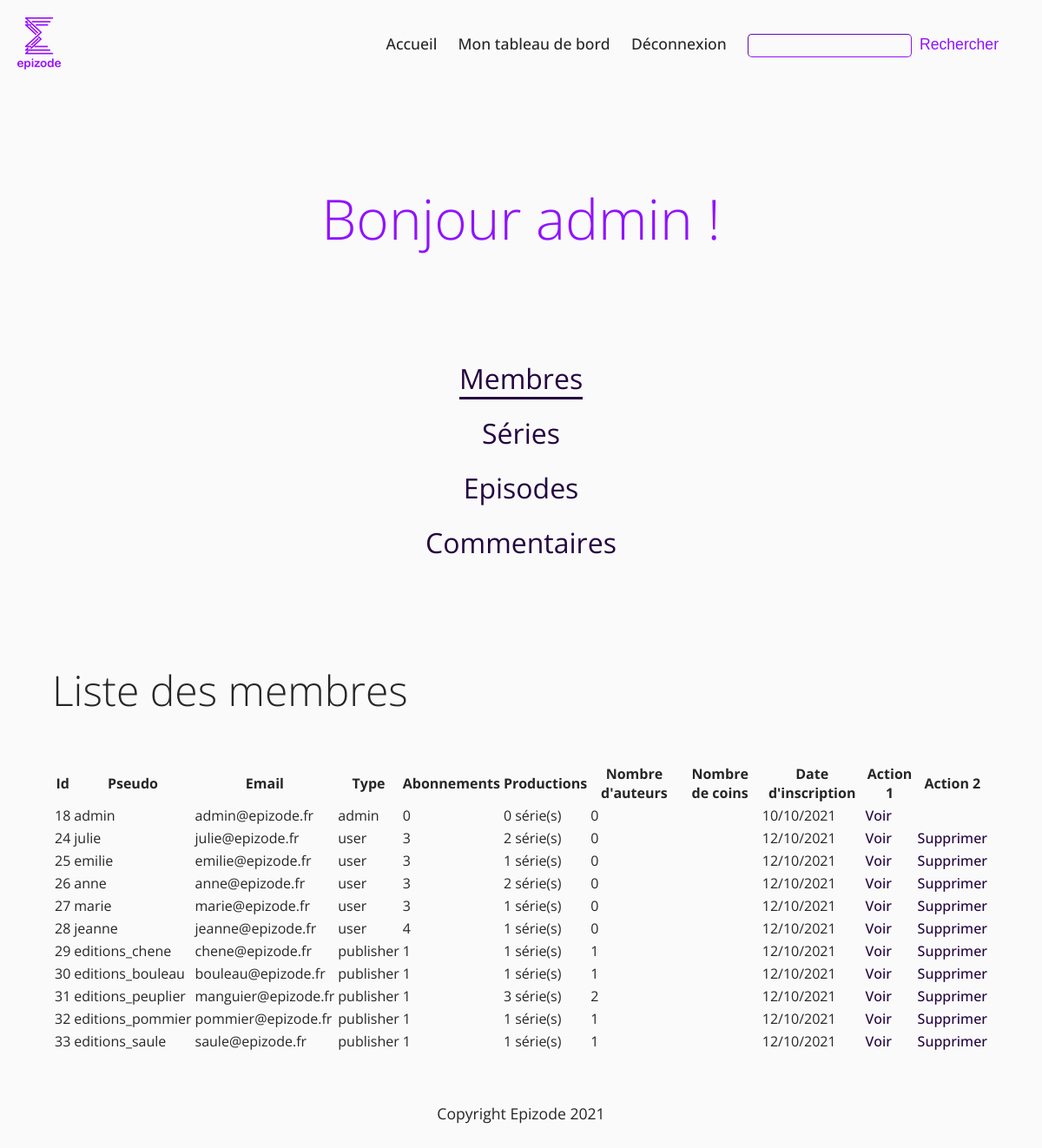
Before: /index.php?action=admin (signed in) with the older database file.
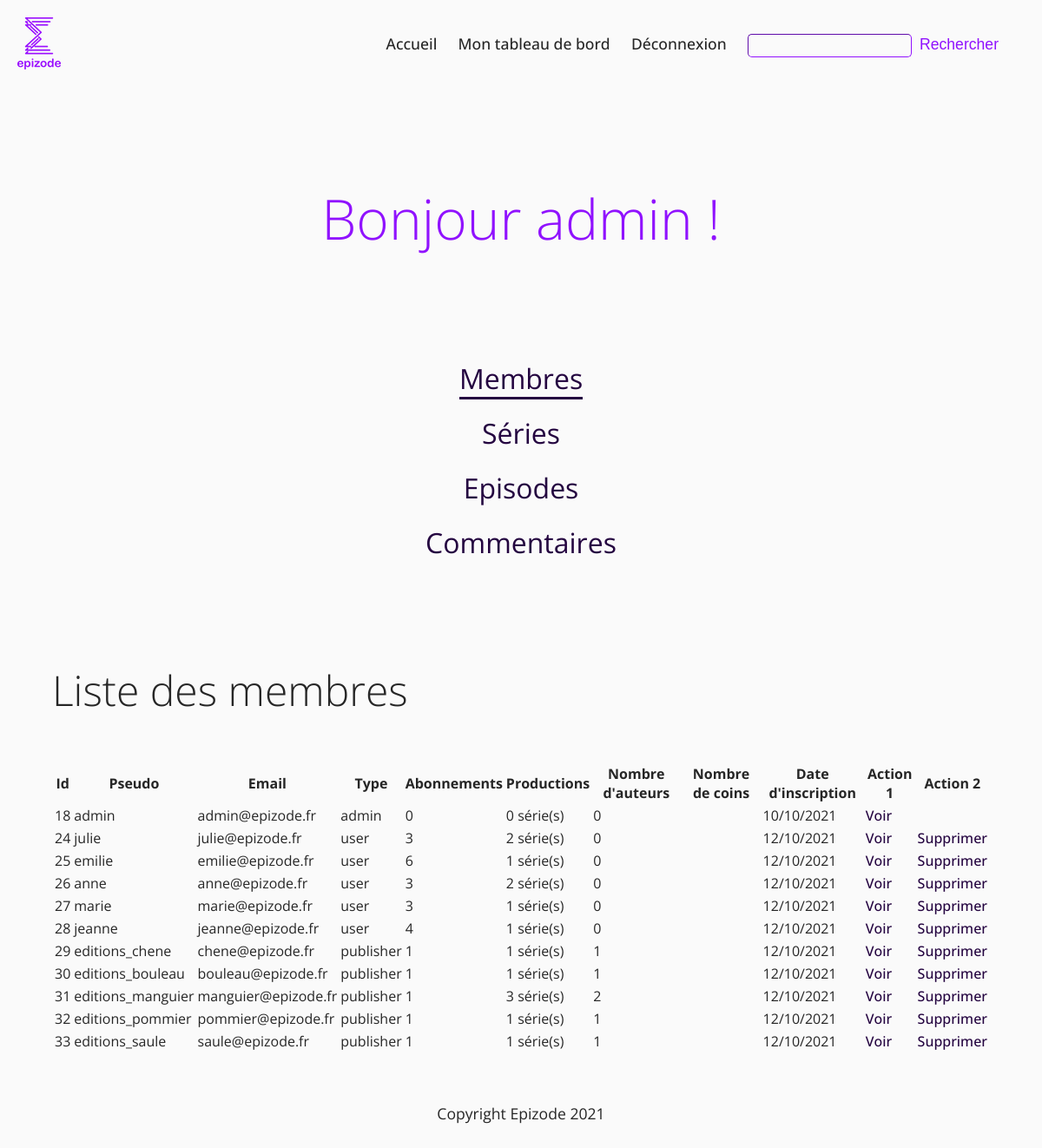
After: the same page with the newer database file.
### tables this page shows
CREATE TABLE `members` (
  `id` int(11) NOT NULL,
  `pseudo` varchar(255) NOT NULL,
  `email` varchar(255) NOT NULL,
  `password` varchar(255) NOT NULL,
  `type` enum('admin','publisher','user') NOT NULL DEFAULT 'user',
  `date_subscription` datetime NOT NULL DEFAULT CURRENT_TIMESTAMP,
  `description` longtext,
  `coins_number` int(11) DEFAULT NULL,
  `gender` enum('male','female') DEFAULT NULL,
  `surname` varchar(45) DEFAULT NULL,
  `name` varchar(45) DEFAULT NULL,
  `company_name` varchar(200) DEFAULT NULL,
  `address` longtext,
  `zipcode` varchar(20) DEFAULT NULL,
  `city` varchar(45) DEFAULT NULL,
  `country` varchar(45) DEFAULT NULL,
  `birthdate` datetime DEFAULT NULL,
  `id_avatar` int(11) DEFAULT '1',
  `id_logo` int(11) DEFAULT '9',
  `confirmation` enum('waiting','confirmed') NOT NULL DEFAULT 'confirmed',
  `token` varchar(255) DEFAULT NULL
);

### src/Controller/MembersController.php (called while the page is built, shortened)
<?php
require_once('src/Model/MembersManager.php');
class MembersController {
	public function displayAdmin()
	{
		$membersManager = new MembersManager();
		$userData = $membersManager->getMemberData($_SESSION['idmember']);
		$usersData = $membersManager->getMembersProfileData();
		require('./src/View/backend/displayAdminView.php');
	}
}

### src/Model/MembersManager.php (called while the page is built, shortened)
<?php
class MembersManager extends Manager
{
    public function getMemberData($idmember)
	{
		$db = $this->dbConnect();
		$req = $db->prepare('SELECT m.id AS "id", ia.url AS "avatar", ia.alt AS "altavatar", il.url AS "logo", il.alt AS "altlogo", l.name AS "name", m.pseudo AS "pseudo", m.description AS "description", m.type as "type", COUNT(DISTINCT has.id_series) AS "numberSubscriptions", COUNT(DISTINCT s.id) AS "numberWritings", COUNT(DISTINCT s.publisher_author) AS "numberAuthors", m.date_subscription AS "subscriptionDate" FROM members m LEFT JOIN avatars a ON a.id = m.id_avatar LEFT JOIN images ia ON ia.id = a.id_avatar LEFT JOIN logos l ON l.id = m.id_logo LEFT JOIN images il ON il.id = l.id_logo LEFT JOIN series s ON s.id_member = m.id LEFT JOIN series_has_members_subscription has ON has.id_member = m.id WHERE m.id= ?');
		$req->execute(array($idmember));
	    $userData = $req->fetch();
	    return $userData;
	}
	public function getMembersProfileData()
	{
		$db = $this->dbConnect();
		$req = $db->query('SELECT m.id AS "id", m.pseudo AS "pseudo", m.email AS "email", m.type as "type", COUNT(DISTINCT has.id_series) AS "numberSubscriptions", COUNT(DISTINCT s.id) AS "numberWritings", COUNT(DISTINCT s.publisher_author) AS "numberAuthors", m.date_subscription AS "subscriptionDate", m.coins_number AS "coinsNumber" FROM members m LEFT JOIN series s ON s.id_member = m.id LEFT JOIN series_has_members_subscription has ON has.id_member = m.id GROUP BY m.id');
	    $usersData = $req->fetchAll();
	    return $usersData;
	}
}

### src/View/backend/displayAdminView.php (the view, shortened to what this page needs)
<section>
        <h1>Bonjour <?php echo $userData['pseudo']; ?> !</h1>
</section>
<nav class="menu__second menu__second-admin">
    <ul>
        <li class="elementTab" data-index="1"><span>Membres</span></li>
        <li class="elementTab" data-index="2"><span>Séries</span></li>
        <li class="elementTab" data-index="3"><span>Episodes</span></li>
        <li class="elementTab" data-index="4"><span>Commentaires</span></li>
    </ul>
</nav>
<section class="elementContent" data-tab="1">
    <h2>Liste des membres</h2>
    <?php
    if($usersData !== NULL)
    {
    ?>
        <table id="myTableMembers" class="responsive nowrap">
            <thead>
                <tr>
                    <th>Id</th>
                    <th>Pseudo</th>
                    <th>Email</th>
                    <th>Type</th>
                    <th>Abonnements</th>
                    <th>Productions</th>
                    <th>Nombre d'auteurs</th>
                    <th>Nombre de coins</th>
                    <th>Date d'inscription</th>
                    <th>Action 1</th>
                    <th>Action 2</th>
                </tr>
            </thead>
            <tbody>
                <?php
                foreach ($usersData as $memberInfo)
                {
                ?>
                <tr>
                    <td><?php echo $memberInfo['id']; ?></td>
                    <td><?php echo $memberInfo['pseudo']; ?></td>
                    <td><?php echo $memberInfo['email']; ?></td>
                    <td><?php echo $memberInfo['type']; ?></td>
                    <td><?php echo $memberInfo['numberSubscriptions']; ?></td>
                    <td><?php echo $memberInfo['numberWritings']; ?> série(s)</td>
                    <td><?php echo $memberInfo['numberAuthors']; ?></td>
                    <td><?php echo $memberInfo['coinsNumber']; ?></td>
                    <td>
                        <?php
                        $date = new DateTime($memberInfo['subscriptionDate']);
                        echo $date->format('d/m/Y');
                        ?>
                    </td>
                    <td><a href="index.php?action=displayMember&idmember=<?php echo $memberInfo['id']; ?>" TARGET=_BLANK>Voir</a></td>
                    <?php
                    if($memberInfo['id'] != $_SESSION['idmember'])
                    {
                    ?>
                        <td class="delete"><a href="index.php?action=deleteMember&idmember=<?php echo $memberInfo['id']; ?>">Supprimer</a></td>
                    <?php
                    }else{
                        echo "<td></td>";
                    }
                    ?>
                </tr>
                <?php
                }
                ?>
            </tbody>
        </table>
    <?php
    }else{
    ?>
        <p class="no">Epizode n'a pas encore de membre !</p>
    <?php
    }
    ?>
</section>
<?php $body_content = ob_get_clean();
require('./src/View/template.php');
?>

Changed rows visible on the page:
changed members "emilie": numberSubscriptions "3" → "6"
changed members "manguier@epizode.fr": pseudo "editions_peuplier" → "editions_manguier"
